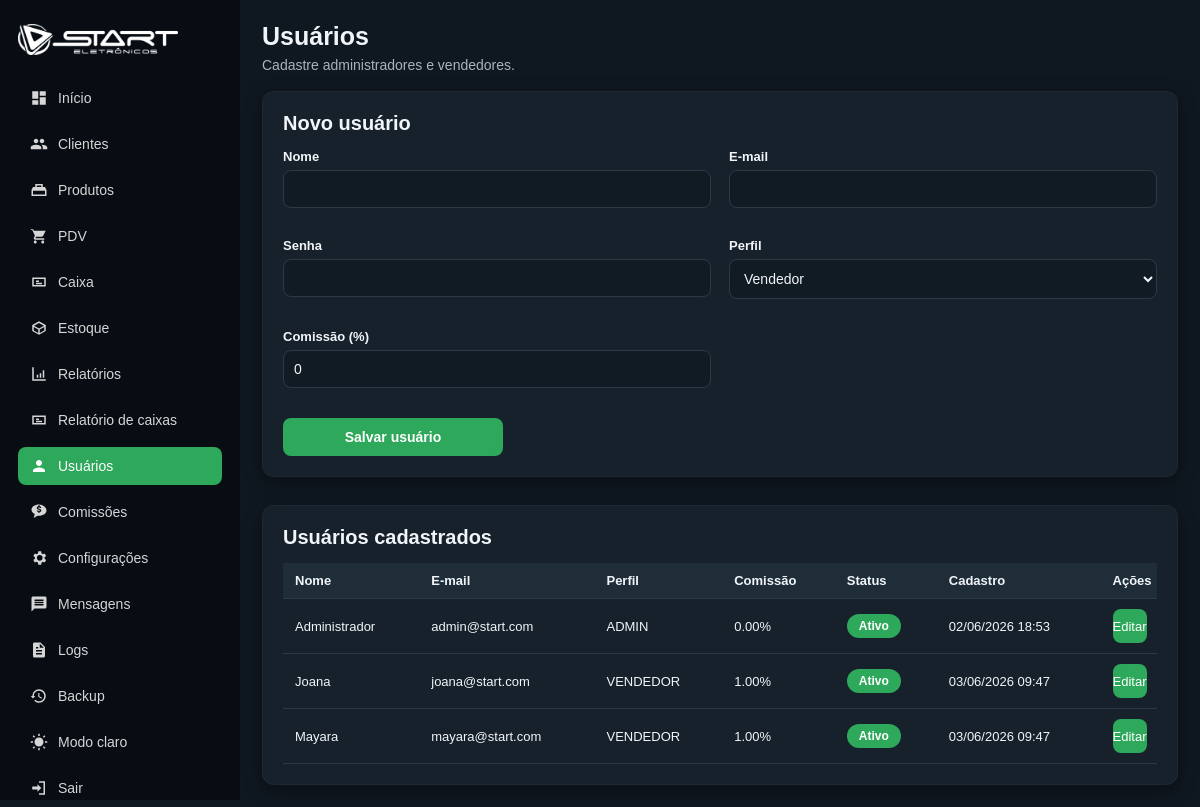
Before: /usuarios (signed in) with the older database file.
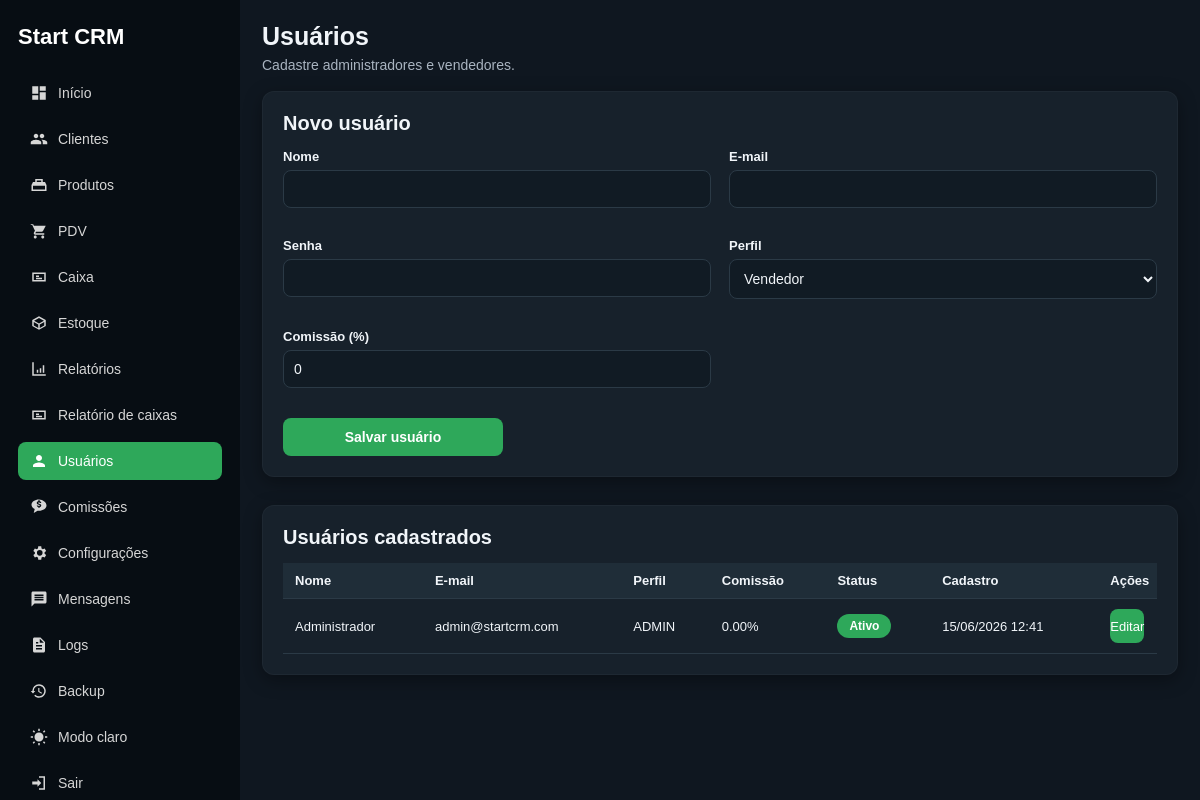
After: the same page with the newer database file.
### tables this page shows
CREATE TABLE configuracoes_loja (
            id INTEGER PRIMARY KEY CHECK (id = 1),
            nome_loja TEXT,
            telefone TEXT,
            endereco TEXT,
            cidade TEXT,
            instagram TEXT,
            mensagem_recibo TEXT,
            updated_at TEXT DEFAULT CURRENT_TIMESTAMP
        , logo_path TEXT, login_logo_path TEXT);

CREATE TABLE usuarios (
            id INTEGER PRIMARY KEY AUTOINCREMENT,
            nome TEXT NOT NULL,
            email TEXT NOT NULL UNIQUE,
            senha_hash TEXT NOT NULL,
            ativo INTEGER NOT NULL DEFAULT 1,
            created_at TEXT DEFAULT CURRENT_TIMESTAMP
        , perfil TEXT NOT NULL DEFAULT 'ADMIN', comissao_percentual REAL NOT NULL DEFAULT 0);

### app.py (the view, shortened to what this page needs)
@app.route("/usuarios", methods=["GET", "POST"])
@admin_required
def usuarios():
    conn = get_db_connection()
    usuarios_lista = conn.execute("""
        SELECT
            id,
            nome,
            email,
            perfil,
            comissao_percentual,
            ativo,
            created_at
        FROM usuarios
        ORDER BY nome ASC
    """).fetchall()
    conn.close()
    return render_template(
        "usuarios.html",
        usuarios=usuarios_lista,
        usuario=usuario_logado()
    )

### app.py (called while the page is built)
@app.context_processor
def inject_configuracoes():
    try:
        return {
            "config_loja": obter_configuracoes_loja()
        }
    except Exception:
        return {
            "config_loja": None
        }

@app.template_filter("datetime_br")
def datetime_br(valor):
    if not valor:
        return "-"
    try:
        texto = str(valor).strip()
        try:
            data_utc = datetime.strptime(texto, "%Y-%m-%d %H:%M:%S")
        except ValueError:
            data_utc = datetime.fromisoformat(texto)
        if data_utc.tzinfo is None:
            data_utc = data_utc.replace(tzinfo=timezone.utc)
        fuso_brasil = timezone(timedelta(hours=-3))
        data_brasil = data_utc.astimezone(fuso_brasil)
        return data_brasil.strftime("%d/%m/%Y %H:%M")
    except Exception as erro:
        print(f"Erro ao formatar data: {erro}")
        return valor

def get_db_connection():
    conn = sqlite3.connect(DATABASE)
    conn.row_factory = sqlite3.Row
    return conn

def admin_required(func):
    @wraps(func)
    def wrapper(*args, **kwargs):
        if "usuario_id" not in session:
            return redirect(url_for("login"))
        if session.get("usuario_perfil") != "ADMIN":
            flash("Você não tem permissão para acessar esta área.")
            return redirect(url_for("vendas"))
        return func(*args, **kwargs)
    return wrapper

def usuario_logado():
    if "usuario_id" not in session:
        return None
    return {
        "id": session.get("usuario_id"),
        "nome": session.get("usuario_nome"),
        "perfil": session.get("usuario_perfil")
    }

def obter_configuracoes_loja():
    conn = get_db_connection()
    config = conn.execute("""
        SELECT
            id,
            nome_loja,
            telefone,
            endereco,
            cidade,
            instagram,
            mensagem_recibo,
            logo_path,
            login_logo_path
        FROM configuracoes_loja
        WHERE id = 1
    """).fetchone()
    conn.close()
    return config

### templates/usuarios.html (shortened to what this page needs)
<!DOCTYPE html>
<html lang="pt-BR" data-theme="{{ session.get('tema', 'dark') }}">
<head>
    <link rel="stylesheet" href="{{ url_for('static', filename='css/style.css') }}">
</head>
<body>
    <div class="app-layout">
        {% include 'partials/sidebar.html' %}
        <main class="main-content">
            <header class="topbar">
                <div>
                    <h1>Usuários</h1>
                    <p>Cadastre administradores e vendedores.</p>
                </div>
            </header>
            <section class="panel">
                <h2>Novo usuário</h2>
                <form method="POST" action="{{ url_for('usuarios') }}" class="form-grid">
                    <div class="form-group">
                        <label for="nome">Nome</label>
                        <input type="text" id="nome" name="nome" required>
                    </div>
                    <div class="form-group">
                        <label for="email">E-mail</label>
                        <input type="email" id="email" name="email" required>
                    </div>
                    <div class="form-group">
                        <label for="senha">Senha</label>
                        <input type="password" id="senha" name="senha" required>
                    </div>
                    <div class="form-group">
                        <label for="perfil">Perfil</label>
                        <select id="perfil" name="perfil" required>
                            <option value="VENDEDOR">Vendedor</option>
                        </select>
                    </div>
                    <div class="form-group">
                        <label for="comissao_percentual">Comissão (%)</label>
                        <input
                            type="number"
                            id="comissao_percentual"
                            name="comissao_percentual"
                            step="0.01"
                            min="0"
                            value="0"
                        >
                    </div>
                    <div class="form-actions">
                        <button type="submit">Salvar usuário</button>
                    </div>
                </form>
            </section>
            <section class="panel margin-top">
                <h2>Usuários cadastrados</h2>
                <div class="table-wrapper">
                    <table>
                        <thead>
                            <tr>
                                <th>Nome</th>
                                <th>E-mail</th>
                                <th>Perfil</th>
                                <th>Comissão</th>
                                <th>Status</th>
                                <th>Cadastro</th>
                                <th>Ações</th>
                            </tr>
                        </thead>
                        <tbody>
                            {% for item in usuarios %}
                                <tr>
                                    <td>{{ item.nome }}</td>
                                    <td>{{ item.email }}</td>
                                    <td>{{ item.perfil }}</td>
                                    <td>{{ "%.2f"|format(item.comissao_percentual) }}%</td>
                                    <td>
                                        {% if item.ativo == 1 %}
                                            <span class="status-pill status-ok">Ativo</span>
                                        {% else %}
                                            <span class="status-pill status-danger">Inativo</span>
                                        {% endif %}
                                    </td>
                                    <td>{{ item.created_at|datetime_br }}</td>
                                    <td>
                                        <a href="{{ url_for('usuario_editar', usuario_id=item.id) }}" class="small-button">
                                            Editar
                                        </a>
                                    </td>
                                </tr>
                            {% else %}
                                <tr>
                                    <td colspan="7" class="empty-state">
                                        Nenhum usuário cadastrado.
                                    </td>
                                </tr>
                            {% endfor %}
                        </tbody>
                    </table>
                </div>
            </section>
        </main>
    </div>
</body>
</html>

### templates/partials/sidebar.html (shortened to what this page needs)
<aside class="sidebar">
    <div class="sidebar-brand">
        {% if config_loja and config_loja.logo_path %}
            <img
                src="{{ url_for('static', filename=config_loja.logo_path) }}"
                alt="{{ config_loja.nome_loja or 'Start CRM' }}"
            >
        {% else %}
            <h2>{{ config_loja.nome_loja if config_loja else 'Start CRM' }}</h2>
        {% endif %}
    </div>
    <nav>
        {% set endpoint = request.endpoint %}
        {% set perfil = session.get('usuario_perfil') %}
        {% if perfil == 'ADMIN' %}
            <a
                href="{{ url_for('dashboard') }}"
                class="{% if endpoint == 'dashboard' %}active{% endif %}"
            >
                <svg viewBox="0 0 24 24" aria-hidden="true">
                    <path d="M3 13h8V3H3v10zm0 8h8v-6H3v6zm10 0h8V11h-8v10zm0-18v6h8V3h-8z"/>
                </svg>
                <span>Início</span>
            </a>
        {% endif %}
        <a
            href="{{ url_for('clientes') }}"
            class="{% if endpoint in ['clientes', 'cliente_detalhe', 'cliente_editar'] %}active{% endif %}"
        >
            <span>Clientes</span>
        </a>
        {% if perfil == 'ADMIN' %}
            <a
                href="{{ url_for('produtos') }}"
                class="{% if endpoint in ['produtos', 'produto_editar'] %}active{% endif %}"
            >
                <svg viewBox="0 0 24 24" aria-hidden="true">
                    <path d="M20 8h-3V4H7v4H4l-2 4v8h20v-8l-2-4zM9 6h6v2H9V6zm11 12H4v-5h16v5z"/>
                </svg>
                <span>Produtos</span>
            </a>
        {% endif %}
            <a
                href="{{ url_for('vendas') }}"
                class="{% if endpoint in ['vendas', 'venda_recibo', 'venda_detalhe'] %}active{% endif %}"
            >
                <svg viewBox="0 0 24 24" aria-hidden="true">
                    <path d="M7 18c-1.1 0-1.99.9-1.99 2S5.9 22 7 22s2-.9 2-2-.9-2-2-2zM1 2v2h2l3.6 7.59-1.35 2.45C4.52 15.37 5.48 17 7 17h12v-2H7l1.1-2h7.45c.75 0 1.41-.41 1.75-1.03L21 5H5.21l-.94-2H1zm16 16c-1.1 0-1.99.9-1.99 2S15.9 22 17 22s2-.9 2-2-.9-2-2-2z"/>
                </svg>
                <span>PDV</span>
            </a>
            <a
                href="{{ url_for('caixa') }}"
                class="{% if request.endpoint == 'caixa' %}active{% endif %}"
            >
                <svg viewBox="0 0 24 24" aria-hidden="true">
                    <path d="M3 6h18v12H3V6zm2 2v8h14V8H5zm3 2h4v2H8v-2zm0 3h8v2H8v-2z"/>
                </svg>
                <span>Caixa</span>
            </a>
        {% if perfil == 'ADMIN' %}
            <a
                href="{{ url_for('estoque') }}"
                class="{% if endpoint == 'estoque' %}active{% endif %}"
            >
                <svg viewBox="0 0 24 24" aria-hidden="true">
                    <path d="M21 16V8l-9-5-9 5v8l9 5 9-5zM12 5.3 18.6 9 12 12.7 5.4 9 12 5.3zM5 10.7l6 3.3v4.7l-6-3.3v-4.7zm8 8V14l6-3.3v4.7l-6 3.3z"/>
                </svg>
                <span>Estoque</span>
            </a>
            <a
                href="{{ url_for('relatorios') }}"
                class="{% if endpoint in ['relatorios', 'exportar_relatorio'] %}active{% endif %}"
            >
                <svg viewBox="0 0 24 24" aria-hidden="true">
                    <path d="M3 3v18h18v-2H5V3H3zm14 14h2V7h-2v10zm-4 0h2v-6h-2v6zm-4 0h2v-4H9v4z"/>
                </svg>
                <span>Relatórios</span>
            </a>
            <a href="{{ url_for('relatorio_caixas') }}" class="{% if request.endpoint == 'relatorio_caixas' %}active{% endif %}">
                <svg viewBox="0 0 24 24" aria-hidden="true">
                    <path d="M3 6h18v12H3V6zm2 2v8h14V8H5zm3 2h4v2H8v-2zm0 3h8v2H8v-2z"/>
                </svg>
                <span>Relatório de caixas</span>
            </a>
            <a
                href="{{ url_for('usuarios') }}"
                class="{% if endpoint in ['usuarios', 'usuario_editar'] %}active{% endif %}"
            >
                <svg viewBox="0 0 24 24" aria-hidden="true">
                    <path d="M12 12c2.21 0 4-1.79 4-4s-1.79-4-4-4-4 1.79-4 4 1.79 4 4 4zm0 2c-2.67 0-8 1.34-8 4v2h16v-2c0-2.66-5.33-4-8-4z"/>
                </svg>
                <span>Usuários</span>
            </a>
            <a
                href="{{ url_for('comissoes') }}"
                class="{% if endpoint in ['comissoes', 'exportar_comissoes'] %}active{% endif %}"
            >
                <span>Comissões</span>
            </a>
            <a
                href="{{ url_for('configuracoes') }}"
                class="{% if endpoint == 'configuracoes' %}active{% endif %}"
            >
                <span>Configurações</span>
            </a>
            <a
                href="{{ url_for('mensagens_whatsapp') }}"
                class="{% if endpoint == 'mensagens_whatsapp' %}active{% endif %}"
            >
                <svg viewBox="0 0 24 24" aria-hidden="true">
                    <path d="M20 2H4c-1.1 0-2 .9-2 2v18l4-4h14c1.1 0 2-.9 2-2V4c0-1.1-.9-2-2-2zm-2 12H6v-2h12v2zm0-3H6V9h12v2zm0-3H6V6h12v2z"/>
                </svg>
                <span>Mensagens</span>
            </a>
            <a
                href="{{ url_for('logs') }}"
                class="{% if endpoint == 'logs' %}active{% endif %}"
            >
                <svg viewBox="0 0 24 24" aria-hidden="true">
                    <path d="M14 2H6c-1.1 0-2 .9-2 2v16c0 1.1.9 2 2 2h12c1.1 0 2-.9 2-2V8l-6-6zM13 9V3.5L18.5 9H13zm-5 3h8v2H8v-2zm0 4h8v2H8v-2zm0-8h3v2H8V8z"/>
                </svg>
                <span>Logs</span>
            </a>
            <a
                href="{{ url_for('backup') }}"
                onclick="return confirm('Deseja gerar e baixar um backup do banco agora?');"
            >
                <svg viewBox="0 0 24 24" aria-hidden="true">
                    <path d="M12 3a9 9 0 0 0-9 9H1l3 3.2L7 12H5a7 7 0 1 1 2.05 4.95l-1.42 1.42A9 9 0 1 0 12 3zm-1 5v5l4.25 2.52.75-1.23-3.5-2.08V8H11z"/>
                </svg>
                <span>Backup</span>
            </a>
        {% endif %}
        <a href="#" onclick="alternarTema(); return false;">
            <span id="theme-toggle-text">Modo escuro</span>
        </a>
        <a href="{{ url_for('logout') }}">
            <svg viewBox="0 0 24 24" aria-hidden="true">
                <path d="M10 17v-3H3v-4h7V7l5 5-5 5zm2-14h8v18h-8v-2h6V5h-6V3z"/>
            </svg>
            <span>Sair</span>
        </a>
    </nav>
</aside>

Changed rows visible on the page:
removed configuracoes_loja: logo_path (picture)
removed usuarios: nome "Joana", email "joana@start.com", perfil "VENDEDOR", comissao_percentual "1.00", ativo "Ativo", created_at "03/06/2026 09:47"
removed usuarios: nome "Mayara", email "mayara@start.com", perfil "VENDEDOR", comissao_percentual "1.00", ativo "Ativo", created_at "03/06/2026 09:47"
changed usuarios "Administrador": email "admin@start.com" → "admin@startcrm.com"; created_at "02/06/2026 18:53" → "15/06/2026 12:41"
Other visible differences:
{{ config_loja.nome_loja if config_loja else 'Start CRM' }}: (not shown) → "Start CRM"
